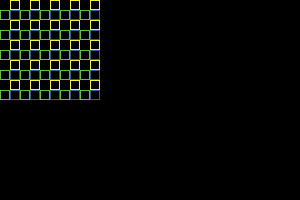

The image is a tile-based game level rendered from a .tmx file. Its description and complete source (layers, tilesets, objects, tile grids) follow:
An orthogonal 30x20 tile map with 10x10 px tiles, 1 tile layer (Tile Layer 1).

<map version="1.10" tiledversion="1.10.1" orientation="orthogonal" renderorder="right-down" width="30" height="20" tilewidth="10" tileheight="10" infinite="0" nextlayerid="2" nextobjectid="1">
 <tileset firstgid="1" name="margin" tilewidth="10" tileheight="10" spacing="10" margin="10" tilecount="100" columns="10">
  <image source="assets/margin.png" width="200" height="200" />
 </tileset>
 <layer id="1" name="Tile Layer 1" width="30" height="20">
  <data encoding="csv">
1,2,1,2,1,2,1,2,1,2,0,0,0,0,0,0,0,0,0,0,0,0,0,0,0,0,0,0,0,0,
11,12,11,12,11,12,11,12,11,12,0,0,0,0,0,0,0,0,0,0,0,0,0,0,0,0,0,0,0,0,
1,2,1,2,1,2,1,2,1,2,0,0,0,0,0,0,0,0,0,0,0,0,0,0,0,0,0,0,0,0,
11,12,11,12,11,12,11,12,11,12,0,0,0,0,0,0,0,0,0,0,0,0,0,0,0,0,0,0,0,0,
1,2,1,2,1,2,1,2,1,2,0,0,0,0,0,0,0,0,0,0,0,0,0,0,0,0,0,0,0,0,
11,12,11,12,11,12,11,12,11,12,0,0,0,0,0,0,0,0,0,0,0,0,0,0,0,0,0,0,0,0,
1,2,1,2,1,2,1,2,1,2,0,0,0,0,0,0,0,0,0,0,0,0,0,0,0,0,0,0,0,0,
11,12,11,12,11,12,11,12,11,12,0,0,0,0,0,0,0,0,0,0,0,0,0,0,0,0,0,0,0,0,
1,2,1,2,1,2,1,2,1,2,0,0,0,0,0,0,0,0,0,0,0,0,0,0,0,0,0,0,0,0,
11,12,11,12,11,12,11,12,11,12,0,0,0,0,0,0,0,0,0,0,0,0,0,0,0,0,0,0,0,0,
0,0,0,0,0,0,0,0,0,0,0,0,0,0,0,0,0,0,0,0,0,0,0,0,0,0,0,0,0,0,
0,0,0,0,0,0,0,0,0,0,0,0,0,0,0,0,0,0,0,0,0,0,0,0,0,0,0,0,0,0,
0,0,0,0,0,0,0,0,0,0,0,0,0,0,0,0,0,0,0,0,0,0,0,0,0,0,0,0,0,0,
0,0,0,0,0,0,0,0,0,0,0,0,0,0,0,0,0,0,0,0,0,0,0,0,0,0,0,0,0,0,
0,0,0,0,0,0,0,0,0,0,0,0,0,0,0,0,0,0,0,0,0,0,0,0,0,0,0,0,0,0,
0,0,0,0,0,0,0,0,0,0,0,0,0,0,0,0,0,0,0,0,0,0,0,0,0,0,0,0,0,0,
0,0,0,0,0,0,0,0,0,0,0,0,0,0,0,0,0,0,0,0,0,0,0,0,0,0,0,0,0,0,
0,0,0,0,0,0,0,0,0,0,0,0,0,0,0,0,0,0,0,0,0,0,0,0,0,0,0,0,0,0,
0,0,0,0,0,0,0,0,0,0,0,0,0,0,0,0,0,0,0,0,0,0,0,0,0,0,0,0,0,0,
0,0,0,0,0,0,0,0,0,0,0,0,0,0,0,0,0,0,0,0,0,0,0,0,0,0,0,0,0,0
</data>
 </layer>
</map>
